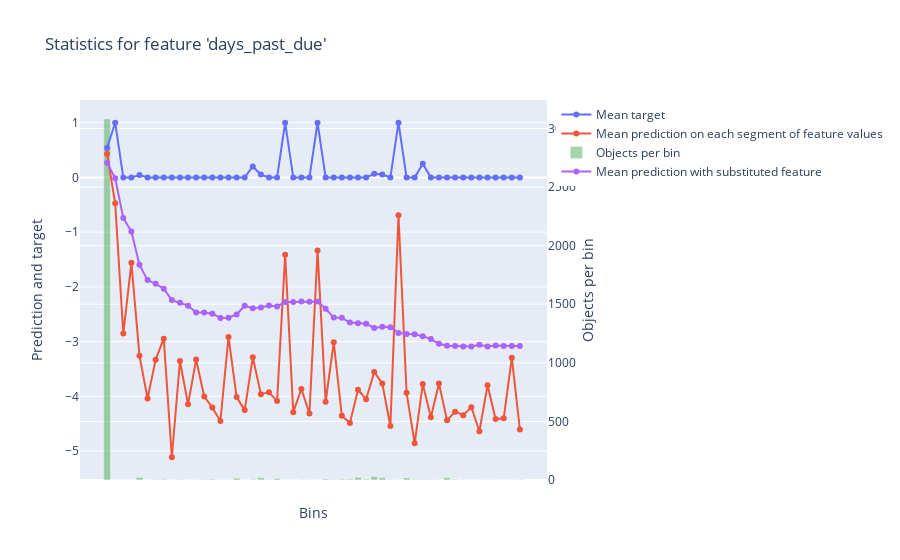

Write notebook code for a chart like this one.
### Code cell
feature = 'days_past_due'
res = model.calc_feature_statistics(X_train, y_train, feature, plot=True)
